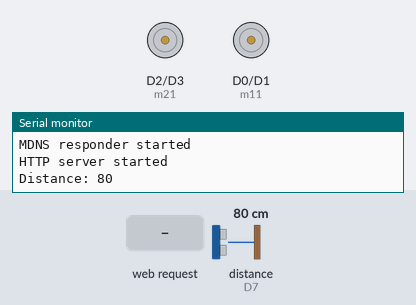
Recording of a sketch running on a simulated ESP8266 (NodeMCU). Shown: motor-driver pin pairs drawn as motors (green arrow = first pin HIGH = forward, orange = second pin HIGH = backward, longer = more drive), the last lines printed to the serial monitor. Wiring (inferred from the names in the program): ultrasonic range finder: trigger D6; echo D7. Inputs (shaded band) come from the test bench; at power-on: distance to the obstacle (sensor on D7) 80 cm. The echo pulse lasts 58.3 µs per cm; WiFi joins after 1.5 s; servers stay silent unless stated.

Above: at 3.7 s.
3.8 s: HTTP request GET /forward received
At 6.8 s:
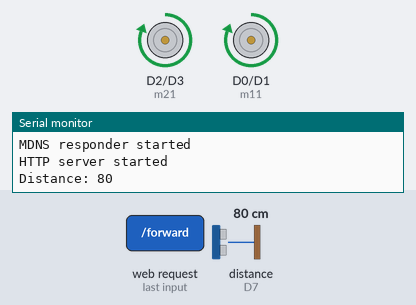
8.6 s: HTTP request GET /backward received
At 12.0 s:
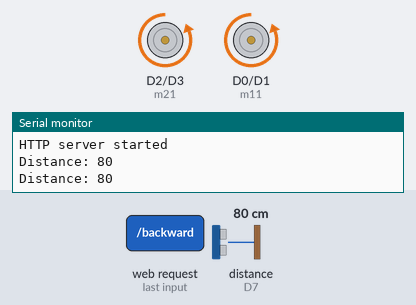
13.4 s: HTTP request GET /right received
At 17.2 s:
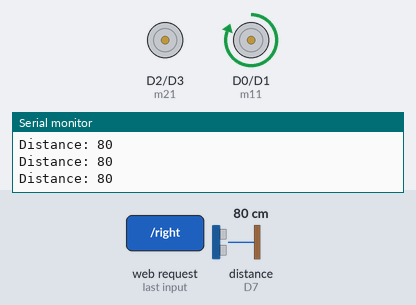
18.2 s: HTTP request GET /left received
At 22.4 s:
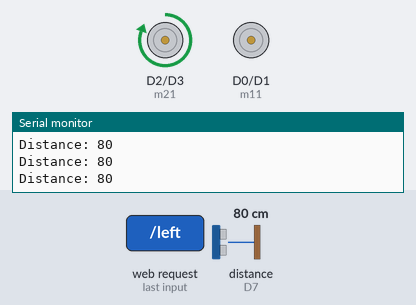
23.0 s: HTTP request GET /stop received
At 27.6 s:
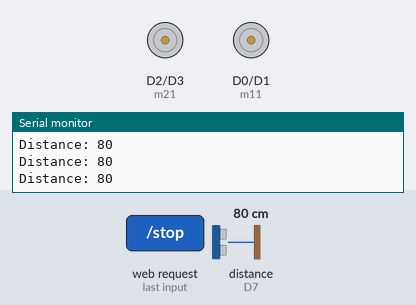
Timing chart, 0 to 29.0 s (numbered marks = the images above; inputs shaded):
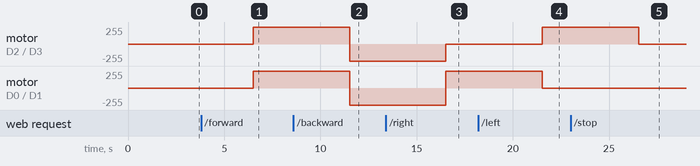

Measured:
- after the input at 3.8 s, motor on D2 (m21) / D3 (m22), motor on D0 (m11) / D1 (m12): stopped → forward 255/255 after 2.7 s
- after the input at 8.6 s, motor on D2 (m21) / D3 (m22), motor on D0 (m11) / D1 (m12): forward 255/255 → backward 255/255 after 2.9 s
- after the input at 13.4 s, motor on D2 (m21) / D3 (m22): backward 255/255 → stopped after 3.1 s; motor on D0 (m11) / D1 (m12): backward 255/255 → forward 255/255 after 3.1 s
- after the input at 18.2 s, motor on D2 (m21) / D3 (m22): stopped → forward 255/255 after 3.3 s; motor on D0 (m11) / D1 (m12): forward 255/255 → stopped after 3.3 s
- after the input at 23.0 s, motor on D2 (m21) / D3 (m22): forward 255/255 → stopped after 3.5 s

The sketch:

microProject.ino
```cpp
#include <ESP8266WiFi.h>
#include <WiFiClient.h>
#include <ESP8266WebServer.h>
#include <ESP8266mDNS.h>

MDNSResponder mdns;

// Replace with your network credentials
const char* ssid = "Kasun";
const char* password = "12345678";

ESP8266WebServer server(80);

String webPage = "";

int m11 = D0;
int m12 = D1;
int m21=D2;
int m22=D3;
const int trigPin = D6;
const int echoPin = D7;
//int ENA=D5;
//int ENB=D6;
long duration;
long cm;
int distance;
void setup(void){
  webPage += "<center><h1>Micro Controller Project</h1></center><style>.button{background-color: #4CAF50;}</style><style>.stopBtn{background-color: #FF0000;}</style><center><h1><p><a href=\"left\"><button style=\"width:150px;height:100px;\"><h1>Left</h1></button></a>&nbsp;<a href=\"right\"><button id=\"b\" style=\"width:150px;height:100px;\" ><h1>Right</h1></button></a></p></h1></center><script>function f1(){location.href=\"http://192.168.43.208/backward\";}function f2(){location.href=\"http://192.168.43.208/stop\";}</script>";
  webPage += "<p> <center><a href=\"forward\"><button class=\"button\" style=\"width:150px;height:100px;\"><h1>Forward</h1></button></a></center>&nbsp;<a href=\"backward\"><center><button class=\"button\" style=\"width:150px;height:100px;\"><h1>Backward</h1></button></a></p></center>";
  webPage += "<p> <center><a href=\"stop\"><button class=\"stopBtn\" style=\"width:200px;height:100px;\"><h1>Stop</h1></button></a></center><script>document.onkeydown=myFunction ;function myFunction(event) {  var x = event.which || event.keyCode;if(x=='38'){location.href=\"http://192.168.43.208/forward\";}else if(x=='40'){location.href=\"http://192.168.43.208/backward\";}else if(x=='37'){location.href=\"http://192.168.43.208/left\";}else if(x=='39'){location.href=\"http://192.168.43.208/right\";}else if(x=='32'){location.href=\"http://192.168.43.208/stop\";}}</script><script>document.onkeyup=stopFunction;function stopFunction{location.href=\"http://192.168.43.208/stop\";}</script>";


  // preparing GPIOs
  pinMode(m11, OUTPUT);
  pinMode(m12, OUTPUT);
  pinMode(m21, OUTPUT);
  pinMode(m22, OUTPUT);
 // pinMode(ENA,OUTPUT);
  //pinMode(ENB,OUTPUT);
  pinMode(trigPin, OUTPUT); // Sets the trigPin as an Output
pinMode(echoPin, INPUT); // Sets the echoPin as an Input
//Serial.begin(9600); // Starts the serial communication
  delay(1000);
  Serial.begin(115200);
  WiFi.begin(ssid, password);
  Serial.println("");

  // Wait for connection
  while (WiFi.status() != WL_CONNECTED) {
    delay(500);
    Serial.print(".");
  }
  Serial.println("");
  Serial.print("Connected to ");
  Serial.println(ssid);
  Serial.print("IP address: ");
  Serial.println(WiFi.localIP());

  if (mdns.begin("esp8266", WiFi.localIP())) {
    Serial.println("MDNS responder started");
  }

  server.on("/", [](){
    server.send(200, "text/html", webPage);
  });
  server.on("/forward", [](){
   // analogWrite(ENA,100);
    //analogWrite(ENB,100);
    server.send(200, "text/html", webPage);
    digitalWrite(m11, HIGH);
    digitalWrite(m12, LOW);
    digitalWrite(m21, HIGH);
    digitalWrite(m22, LOW);
    delay(1000);
  });
  server.on("/backward", [](){
    server.send(200, "text/html", webPage);
    digitalWrite(m11, LOW);
    digitalWrite(m12, HIGH);
    digitalWrite(m21, LOW);
    digitalWrite(m22, HIGH);
    delay(1000);
  });
  server.on("/right", [](){
    server.send(200, "text/html", webPage);
   digitalWrite(m11, HIGH);
    digitalWrite(m12, LOW);
    digitalWrite(m21, LOW);
    digitalWrite(m22, LOW);
    delay(1000);
  });
  server.on("/left", [](){
    server.send(200, "text/html", webPage);
    digitalWrite(m11, LOW);
    digitalWrite(m12, LOW);
    digitalWrite(m21, HIGH);
    digitalWrite(m22, LOW);
    delay(1000);
  });
  server.on("/stop", [](){
    server.send(200, "text/html", webPage);
    digitalWrite(m11, LOW);
    digitalWrite(m12, LOW);
    digitalWrite(m21, LOW);
    digitalWrite(m22, LOW);
    delay(1000);
  });
  server.begin();
  Serial.println("HTTP server started");
}

void loop(void){
  server.handleClient();
  sensorDistance();
}


void sensorDistance(){
  // Clears the trigPin
digitalWrite(trigPin, LOW);
delayMicroseconds(2);
// Sets the trigPin on HIGH state for 10 micro seconds
digitalWrite(trigPin, HIGH);
delayMicroseconds(10);
digitalWrite(trigPin, LOW);
// Reads the echoPin, returns the sound wave travel time in microseconds
duration = pulseIn(echoPin, HIGH);
distance=(duration/29)/2;
// Calculating the distance
//distance= (duration*0.034)/2;
// Prints the distance on the Serial Monitor
Serial.print("Distance: ");
Serial.println(distance);

delay(4000);
}
```
